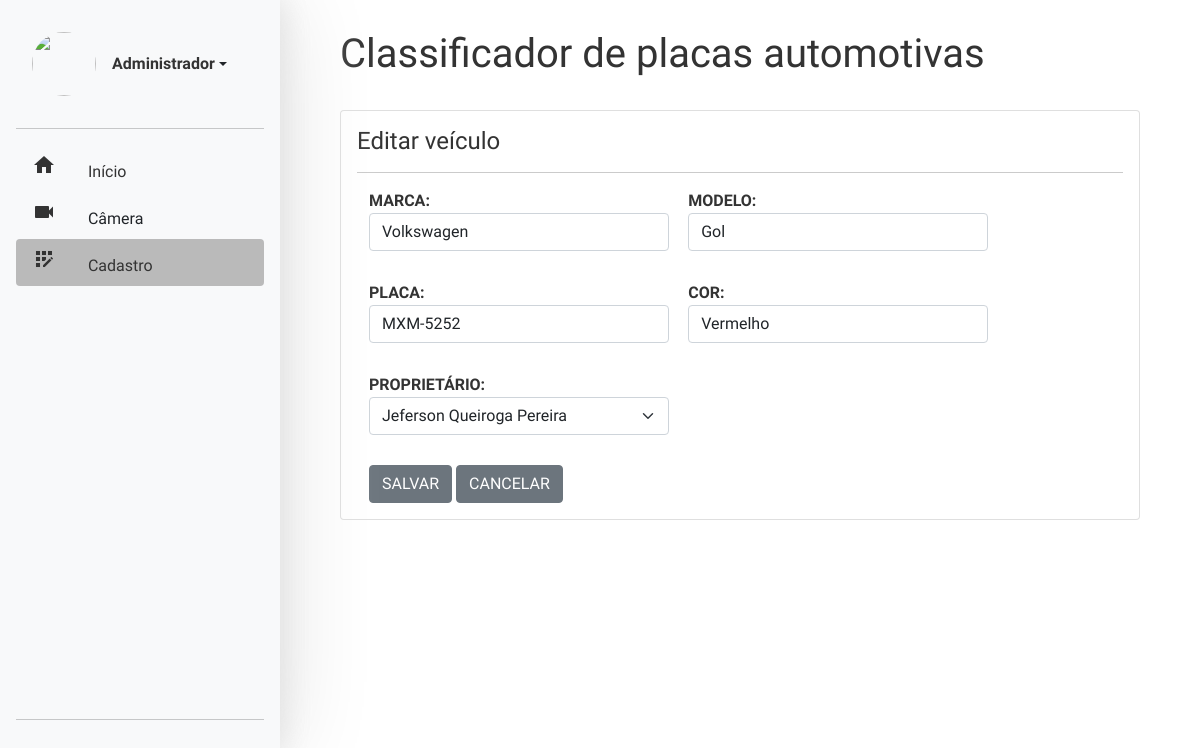
/reg/veh_edit/6, run on the app's committed database.
### register/models.py (models this page shows)
class vehicle(models.Model):
    brand = models.CharField(max_length = 100, verbose_name ='MARCA')
    model = models.CharField(max_length = 100, verbose_name = 'MODELO')
    plate = models.CharField(max_length = 100, verbose_name = 'PLACA')
    color = models.CharField(max_length = 100, verbose_name = 'COR')
    user = models.ForeignKey(user, on_delete = models.CASCADE, null = True, blank = True, verbose_name = 'PROPRIETÁRIO')

### register/views.py (the view, shortened to what this page needs)
# urls.py: path('veh_edit/<int:vehicle_pk>', views.veh_edit, name='VehEdit'),
def veh_edit(request, vehicle_pk):
    veh_obj = vehicle.objects.get(pk = vehicle_pk)
    form = FormVeh(request.POST or None, instance = veh_obj)
    template_name = 'veh_edit.html'
    context = {
        'veh_obj': veh_obj,
        'form': form
    }
    return render(request, template_name, context)

### register/forms.py
class FormVeh(forms.ModelForm):
    class Meta:
        model = vehicle
        exclude = ()
        widgets = {
            'brand': forms.TextInput(attrs={'class': 'form-control', 'autofocus': '', 'style': 'width: 300px'}),
            'model': forms.TextInput(attrs={'class': 'form-control', 'style': 'width: 300px'}),
            'plate': forms.TextInput(attrs={'class': 'form-control', 'style': 'width: 300px', 'autocomplete':'off'}),
            'color': forms.TextInput(attrs={'class': 'form-control', 'style': 'width: 300px'}),
            'user': forms.Select(attrs={'class': 'form-select', 'style': 'width: 300px'})
        }

### register/models.py (called while the page is built)
    def __str__(self):
        return self.username

### register/templates/veh_edit.html (shortened to what this page needs)
{% extends "layout/base.html" %}
{% load static %}
{% block 'head' %}
<link rel="stylesheet" href="{% static 'css/veh_edit.css' %}">
{% endblock %}
{% block 'body' %}
<div class="card">
    <div class="card-body">
        <h4>Editar veículo</h4>
        <hr>
        <form action="{% url 'VehEdit' veh_obj.id %}" method="POST" style="padding-bottom: 0px;">
            <div class="container">
                <div class="row form-group">
                    <div class="col-12 col-lg-5">
                        <label for="id_username" class="labels">MARCA:</label>
                        {{ form.brand }}
                    </div>
                    <div class="col-12 col-lg-5">
                        <label for="id_cpf" class="labels">MODELO:</label>
                        {{ form.model }}
                    </div>
                </div>
                <div class="row form-group">
                    <div class="col-12 col-lg-5">
                        <label for="id_enrollment" class="labels">PLACA:</label>
                        {{ form.plate }}
                    </div>
                    <div class="col-12 col-lg-5">
                        <label for="id_email" class="labels">COR:</label>
                        {{ form.color }}
                    </div>
                </div>
                <div class="row form-group">
                    <div class="col-12 col-lg-5">
                        <label for="id_phone" class="labels">PROPRIETÁRIO:</label>
                        {{ form.user }}
                    </div>
                </div>
            <button type="submit" class="btn btn-secondary">SALVAR</button>
            <a href="{% url 'VehList' %}" class="btn btn-secondary">CANCELAR</a>
        </form>
    </div>
</div>
{% endblock %}

### register/static/css/veh_edit.css (style rules this page uses)
* { box-sizing: border-box; font-family: 'Noto Sans Mono', monospace; font-family: 'Quicksand', sans-serif; color: #333333; }
body { background: #fafafa; height: 100vh; width: 100%; justify-content: center; color: #333333; }
form { padding-bottom: 0px; }
.form-group { margin-bottom: 30px; }
.labels { font-weight: bold; }

### data on the page
vehicle: brand "Volkswagen", model "Gol", plate "MXM-5252", color "Vermelho", user "Jeferson Queiroga Pereira"
